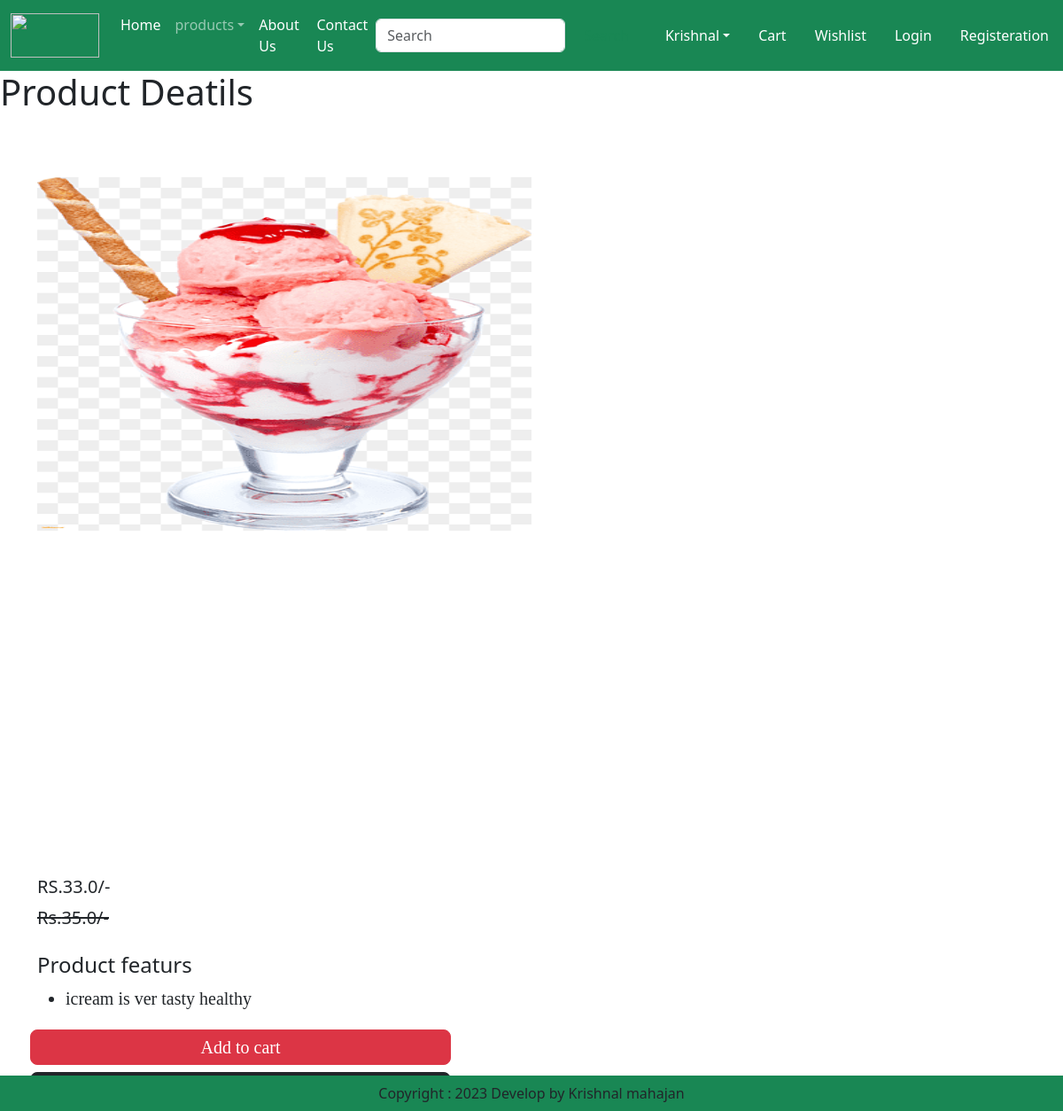
Page /product-detail/3 on the committed database.
### app/models.py (models this page shows, shortened)
class Product(models.Model):
    title=models.CharField(max_length=100)
    selling_price=models.FloatField()
    discount_price=models.FloatField()
    description=models.TextField()
    comopstion=models.TextField(default="")
    pradapp=models.TextField()
    category=models.CharField(choices=CATEGORY_CHOICES, max_length=3)
    product_image=models.ImageField(upload_to='product')

### app/views.py (the view)
# urls.py: path("product-detail/<int:pk>",views.ProductDetial.as_view(),name="product-detail"),
class ProductDetial(View):
    def get(self,request,pk):
        product=Product.objects.get(pk=pk)
        return render(request,"app/Productdetail.html",locals())

### app/templates/app/productdetail.html (shortened to what this page needs)
{% extends 'app/base.html' %}
{% load static %}
{% block main %}
<h1>Product Deatils{{Product}} </h1>
<div class="container">
    <div class="row flex justify-content-between">
        <div class="img2 col-lg5 mt-5">
        <img src="{{product.product_image.url}}" class="image col-xs-6 col-sm-12 col-lg-12 mt-3 text-sm-center w-50 h-50" alt="">
    </div>
    <div class="productdetail col-lg-5">
        <h5>RS.{{product.discount_price}}/-</h5>
        <small class="text-decoration-line-through  text-mutedg fs-5"><del>Rs.{{product.selling_price}}/-</small></del>
            <br><br><h4>Product featurs </h4>
        <ul class="fs-5" style="font-family: Rajdhani;">
        <li>{{product.description}}</li></ul>
        <div class=" buttons row flex" style="font-family: Rajdhani;">
            <button type="submit" class="d-grid gap-2 btn1 btn btn-danger p-1 m-1 btn-lg text-decoration-none text-white">Add to cart</button>
            <div class="btn btn-dark p-1 m-1 btn-lg"><a href="#" class="text-decoration-none text-white">Buy Now </a></div>
        </div>
    </div>
</div>
{% endblock main %}

### rows in the picture
Product: product_image (picture), discount_price "33.0", selling_price "35.0", description "icream is ver tasty healthy"
